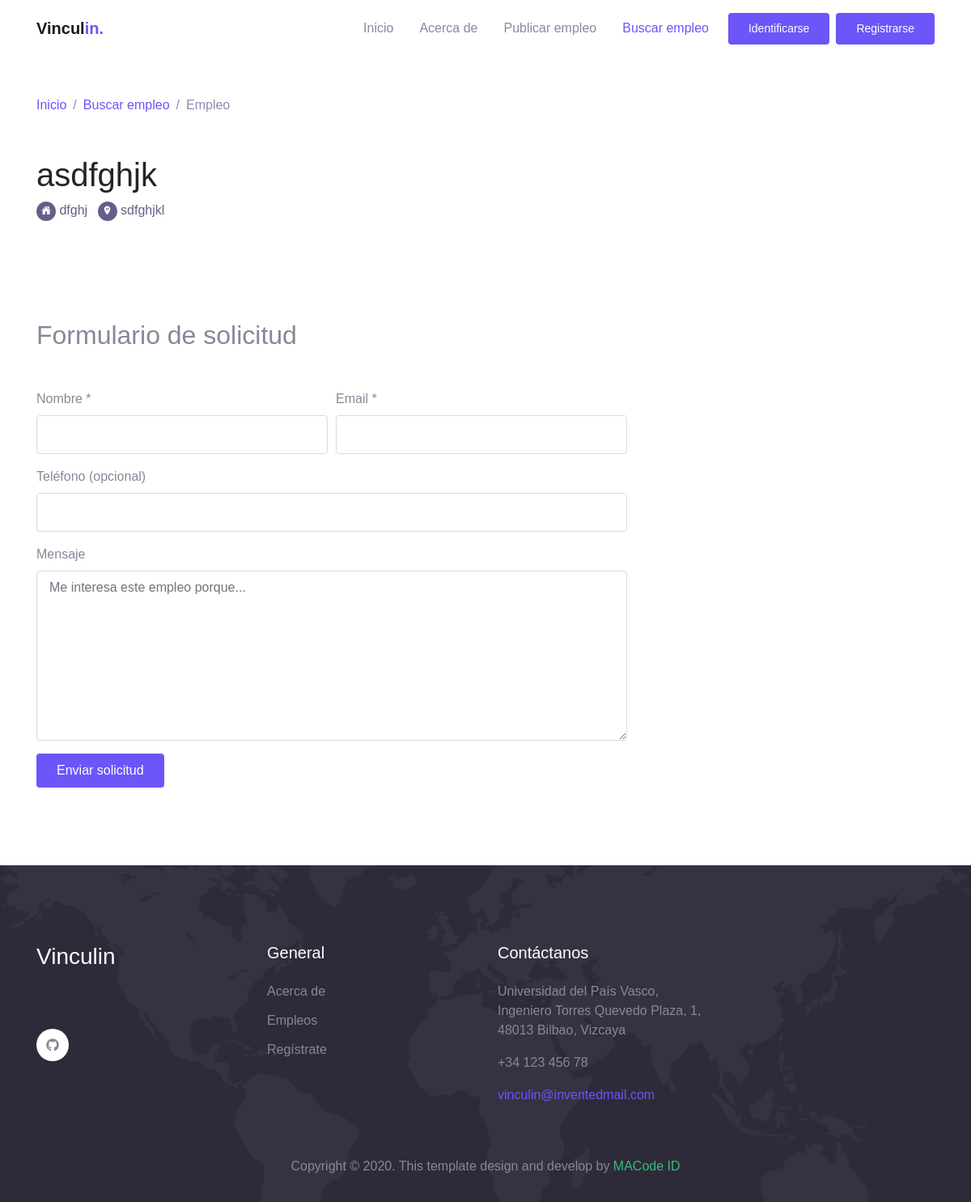
The app's page /app/html/job-view.php?id=1, older data.
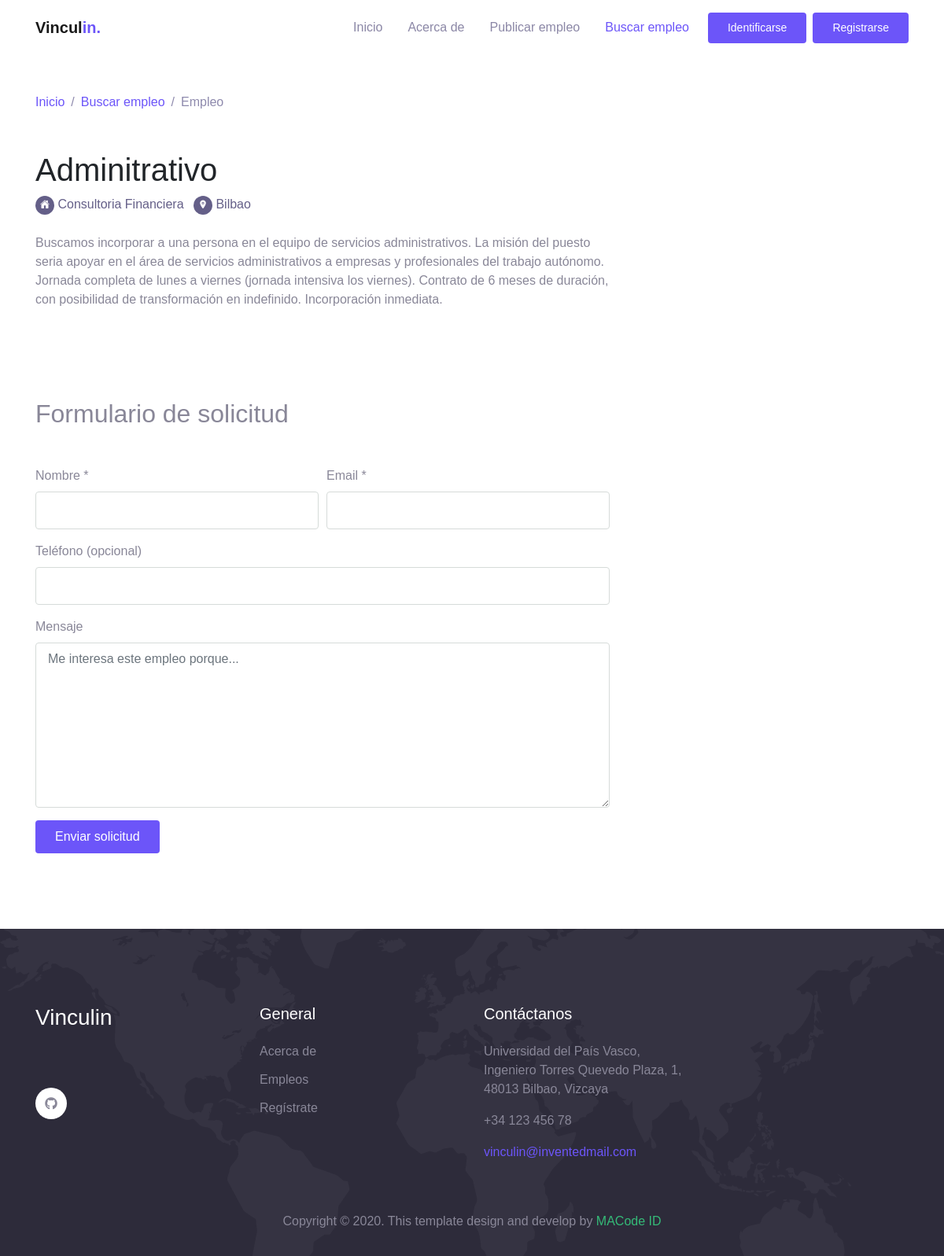
The same page, newer data.
### tables this page shows
CREATE TABLE `Empleo` (
  `id` int(11) NOT NULL,
  `propietario` varchar(64) NOT NULL,
  `Titulo` varchar(100) NOT NULL,
  `Empresa` varchar(50) NOT NULL,
  `Localidad` varchar(25) NOT NULL,
  `Descripcion` text NOT NULL
);

### app/html/job-view.php (the view, shortened to what the changed rows need)
<!DOCTYPE html>
<html lang="en">
<head>
    <link rel="stylesheet" href="./assets/css/maicons.css">
    <link rel="stylesheet" href="./assets/css/bootstrap.css">
    <link rel="stylesheet" href="./assets/vendor/animate/animate.css">
    <link rel="stylesheet" href="./assets/css/theme.css">
</head>
<?
    $hostname = "db";
    $username = "admin";
    $password = "test";
    $db = "database";
    $con = mysqli_connect($hostname,$username,$password);
    mysqli_select_db($con,$db);
    $id = $_GET['id'];
    $datos = mysqli_query($con,"SELECT * FROM `Empleo` WHERE `id` = $id");
    $row=mysqli_fetch_array($datos);
?>
<body>
    <div class="page-section pt-5">
        <div class="container">
            <div class="row">
                <div class="col-lg-8">
                    <div class="blog-single-wrap">
                        <h1 class="post-title"><?echo $row["Titulo"];?></h1>
                        <div class="post-meta">
                            <div class="post-date">
                                <span class="icon">
                  <span class="mai-home"></span>
                                </span> <a href="#"><?echo $row["Empresa"];?></a>
                            </div>
                            <div class="post-comment-count ml-2">
                                <span class="icon">
                  <span class="mai-location"></span>
                                </span> <a href="#"><?echo $row["Localidad"];?></a>
                            </div>
                        </div>
                        <div class="post-content">
                            <p><?echo $row["Descripcion"];?></p>
                        </div>
                    </div>
                    <div class="comment-form-wrap pt-5">
                        <h2 class="mb-5">Formulario de solicitud</h2>
                    </div>
                </div>
            </div>
        </div>
    </div>
</body>
</html>

Row changes from the older to the newer data that the page shows:
changed empleo: Titulo "asdfghjk" → "Adminitrativo"; Empresa "dfghj" → "Consultoria Financiera"; Localidad "sdfghjkl" → "Bilbao"; Descripcion (not shown) → "Buscamos incorporar a una persona en el equipo de servicios administrativos. La misión del puesto seria apoyar en el área de servicios administrativos a empresas y profesionales del trabajo autónomo. Jornada completa de lunes a viernes (jornada intensiva los viernes). Contrato de 6 meses de duración, con posibilidad de transformación en indefinido. Incorporación inmediata."
